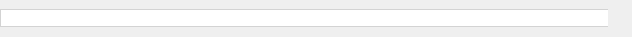
<?xml version="1.0" encoding="UTF-8"?>
<ui version="4.0">
 <class>FnDateEdit</class>
 <widget class="QWidget" name="FnDateEdit">
  <property name="geometry">
   <rect>
    <x>0</x>
    <y>0</y>
    <width>632</width>
    <height>37</height>
   </rect>
  </property>
  <property name="windowTitle">
   <string>Form</string>
  </property>
  <layout class="QHBoxLayout" name="horizontalLayout">
   <property name="spacing">
    <number>0</number>
   </property>
   <property name="leftMargin">
    <number>0</number>
   </property>
   <property name="topMargin">
    <number>0</number>
   </property>
   <property name="rightMargin">
    <number>24</number>
   </property>
   <property name="bottomMargin">
    <number>0</number>
   </property>
   <item>
    <widget class="QLineEdit" name="edtText">
     <property name="styleSheet">
      <string notr="true">#edtText
{
   border:none;
 border-top:1px solid lightGray;
 border-left:1px solid lightGray;
 border-bottom:1px solid lightGray;
}</string>
     </property>
    </widget>
   </item>
  </layout>
 </widget>
 <resources/>
 <connections/>
</ui>
